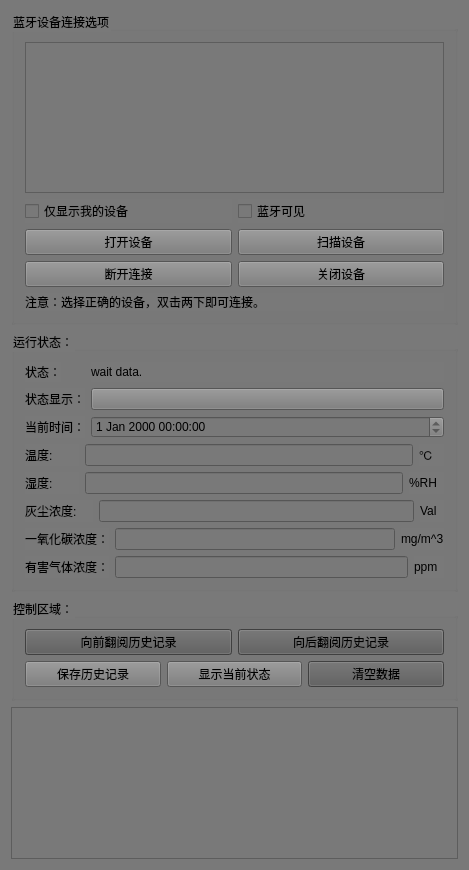
<?xml version="1.0" encoding="UTF-8"?>
<ui version="4.0">
 <class>MainWindow</class>
 <widget class="QMainWindow" name="MainWindow">
  <property name="geometry">
   <rect>
    <x>0</x>
    <y>0</y>
    <width>469</width>
    <height>870</height>
   </rect>
  </property>
  <property name="windowTitle">
   <string>MainWindow</string>
  </property>
  <property name="styleSheet">
   <string notr="true">background-color: rgb(121, 121, 121);</string>
  </property>
  <widget class="QWidget" name="centralWidget">
   <layout class="QVBoxLayout" name="verticalLayout_6">
    <item>
     <widget class="QGroupBox" name="groupBox">
      <property name="title">
       <string>蓝牙设备连接选项</string>
      </property>
      <layout class="QVBoxLayout" name="verticalLayout_2">
       <item>
        <widget class="QListWidget" name="list"/>
       </item>
       <item>
        <layout class="QGridLayout" name="gridLayout_3">
         <item row="1" column="0">
          <widget class="QPushButton" name="pushButton_openBluetooth">
           <property name="text">
            <string>打开设备</string>
           </property>
          </widget>
         </item>
         <item row="1" column="1">
          <widget class="QPushButton" name="pushButton_scan">
           <property name="styleSheet">
            <string notr="true"/>
           </property>
           <property name="text">
            <string>扫描设备</string>
           </property>
          </widget>
         </item>
         <item row="2" column="1">
          <widget class="QPushButton" name="pushButton_closeDevice">
           <property name="text">
            <string>关闭设备</string>
           </property>
          </widget>
         </item>
         <item row="2" column="0">
          <widget class="QPushButton" name="pushButton_disconnect">
           <property name="text">
            <string>断开连接</string>
           </property>
          </widget>
         </item>
         <item row="0" column="1">
          <widget class="QCheckBox" name="checkBox_discoverable">
           <property name="maximumSize">
            <size>
             <width>800</width>
             <height>400</height>
            </size>
           </property>
           <property name="styleSheet">
            <string notr="true"/>
           </property>
           <property name="text">
            <string>蓝牙可见</string>
           </property>
          </widget>
         </item>
         <item row="0" column="0">
          <widget class="QCheckBox" name="checkBox_disp_only">
           <property name="text">
            <string>仅显示我的设备</string>
           </property>
          </widget>
         </item>
        </layout>
       </item>
       <item>
        <widget class="QLabel" name="label_3">
         <property name="text">
          <string>注意：选择正确的设备，双击两下即可连接。</string>
         </property>
        </widget>
       </item>
      </layout>
     </widget>
    </item>
    <item>
     <widget class="QGroupBox" name="groupBox_2">
      <property name="title">
       <string>运行状态：</string>
      </property>
      <layout class="QVBoxLayout" name="verticalLayout_4">
       <item>
        <layout class="QVBoxLayout" name="verticalLayout_3">
         <item>
          <layout class="QFormLayout" name="formLayout">
           <item row="0" column="0">
            <widget class="QLabel" name="label_4">
             <property name="text">
              <string>状态：</string>
             </property>
            </widget>
           </item>
           <item row="0" column="1">
            <widget class="QLabel" name="label_stateText">
             <property name="minimumSize">
              <size>
               <width>100</width>
               <height>20</height>
              </size>
             </property>
             <property name="text">
              <string>wait data.</string>
             </property>
            </widget>
           </item>
           <item row="1" column="1">
            <widget class="QPushButton" name="pushButton_alartLed">
             <property name="text">
              <string/>
             </property>
            </widget>
           </item>
           <item row="2" column="0">
            <widget class="QLabel" name="label_11">
             <property name="text">
              <string>当前时间：</string>
             </property>
            </widget>
           </item>
           <item row="2" column="1">
            <widget class="QDateTimeEdit" name="dateTimeEdit">
             <property name="readOnly">
              <bool>true</bool>
             </property>
            </widget>
           </item>
           <item row="1" column="0">
            <widget class="QLabel" name="label_5">
             <property name="text">
              <string>状态显示：</string>
             </property>
            </widget>
           </item>
          </layout>
         </item>
         <item>
          <layout class="QHBoxLayout" name="horizontalLayout">
           <item>
            <widget class="QLabel" name="label_8">
             <property name="text">
              <string>温度:        </string>
             </property>
            </widget>
           </item>
           <item>
            <widget class="QLineEdit" name="lineEdit_temp_value">
             <property name="readOnly">
              <bool>true</bool>
             </property>
            </widget>
           </item>
           <item>
            <widget class="QLabel" name="label_12">
             <property name="text">
              <string>℃   </string>
             </property>
            </widget>
           </item>
          </layout>
         </item>
         <item>
          <layout class="QHBoxLayout" name="horizontalLayout_4">
           <item>
            <widget class="QLabel" name="label_9">
             <property name="text">
              <string>湿度:        </string>
             </property>
            </widget>
           </item>
           <item>
            <widget class="QLineEdit" name="lineEdit_humi_value">
             <property name="readOnly">
              <bool>true</bool>
             </property>
            </widget>
           </item>
           <item>
            <widget class="QLabel" name="label_13">
             <property name="text">
              <string>%RH  </string>
             </property>
            </widget>
           </item>
          </layout>
         </item>
         <item>
          <layout class="QHBoxLayout" name="horizontalLayout_5">
           <item>
            <widget class="QLabel" name="label_10">
             <property name="text">
              <string>灰尘浓度:     </string>
             </property>
            </widget>
           </item>
           <item>
            <widget class="QLineEdit" name="lineEdit_dust_value">
             <property name="readOnly">
              <bool>true</bool>
             </property>
            </widget>
           </item>
           <item>
            <widget class="QLabel" name="label_14">
             <property name="text">
              <string>Val  </string>
             </property>
            </widget>
           </item>
          </layout>
         </item>
         <item>
          <layout class="QHBoxLayout" name="horizontalLayout_6">
           <item>
            <widget class="QLabel" name="label_6">
             <property name="text">
              <string>一氧化碳浓度：</string>
             </property>
            </widget>
           </item>
           <item>
            <widget class="QLineEdit" name="lineEdit_co_value">
             <property name="readOnly">
              <bool>true</bool>
             </property>
            </widget>
           </item>
           <item>
            <widget class="QLabel" name="label_15">
             <property name="text">
              <string>mg/m^3</string>
             </property>
            </widget>
           </item>
          </layout>
         </item>
         <item>
          <layout class="QHBoxLayout" name="horizontalLayout_7">
           <item>
            <widget class="QLabel" name="label_7">
             <property name="text">
              <string>有害气体浓度：</string>
             </property>
            </widget>
           </item>
           <item>
            <widget class="QLineEdit" name="lineEdit_ch4_value">
             <property name="readOnly">
              <bool>true</bool>
             </property>
            </widget>
           </item>
           <item>
            <widget class="QLabel" name="label_16">
             <property name="text">
              <string>ppm  </string>
             </property>
            </widget>
           </item>
          </layout>
         </item>
        </layout>
       </item>
      </layout>
     </widget>
    </item>
    <item>
     <widget class="QGroupBox" name="groupBox_4">
      <property name="title">
       <string>控制区域：</string>
      </property>
      <layout class="QVBoxLayout" name="verticalLayout_5">
       <item>
        <layout class="QVBoxLayout" name="verticalLayout">
         <item>
          <layout class="QHBoxLayout" name="horizontalLayout_2">
           <item>
            <widget class="QPushButton" name="pushButton_view_history_forward">
             <property name="styleSheet">
              <string notr="true">background-color: rgb(89, 89, 89);</string>
             </property>
             <property name="text">
              <string>向前翻阅历史记录</string>
             </property>
            </widget>
           </item>
           <item>
            <widget class="QPushButton" name="pushButton_view_history_back">
             <property name="styleSheet">
              <string notr="true">background-color: rgb(89, 89, 89);</string>
             </property>
             <property name="text">
              <string>向后翻阅历史记录</string>
             </property>
            </widget>
           </item>
          </layout>
         </item>
         <item>
          <layout class="QHBoxLayout" name="horizontalLayout_3">
           <item>
            <widget class="QPushButton" name="pushButton_save_history">
             <property name="text">
              <string>保存历史记录</string>
             </property>
            </widget>
           </item>
           <item>
            <widget class="QPushButton" name="pushButton_dsiplay_current">
             <property name="text">
              <string>显示当前状态</string>
             </property>
            </widget>
           </item>
           <item>
            <widget class="QPushButton" name="pushButton_clear">
             <property name="styleSheet">
              <string notr="true">background-color: rgb(89, 89, 89);</string>
             </property>
             <property name="text">
              <string>清空数据</string>
             </property>
            </widget>
           </item>
          </layout>
         </item>
        </layout>
       </item>
      </layout>
     </widget>
    </item>
    <item>
     <widget class="QTextBrowser" name="textBrowser"/>
    </item>
   </layout>
  </widget>
 </widget>
 <layoutdefault spacing="6" margin="11"/>
 <resources/>
 <connections/>
</ui>
